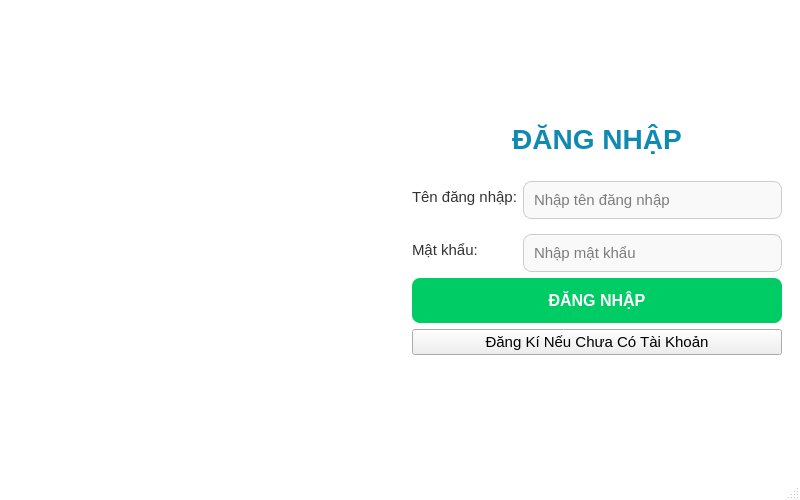
<?xml version="1.0" encoding="UTF-8"?>
<ui version="4.0">
 <class>MainWindow</class>
 <widget class="QMainWindow" name="MainWindow">
  <property name="geometry">
   <rect>
    <x>0</x>
    <y>0</y>
    <width>800</width>
    <height>500</height>
   </rect>
  </property>
  <property name="windowTitle">
   <string>Đăng nhập hệ thống</string>
  </property>
  <property name="styleSheet">
   <string notr="true">/* Global Styles */
QWidget {
	font-family: Segoe UI;
	font-size: 15px;
}

QMainWindow {
	background-color: white;
}

/* Styles for specific widget types */
QLabel {
	color: #333;
}

QLineEdit {
	border: 1px solid #ccc;
	border-radius: 8px;
	padding: 8px;
	background-color: #f9f9f9;
}

QLineEdit:focus {
	border: 1px solid #06d6a0;
}
</string>
  </property>
  <widget class="QWidget" name="centralwidget">
   <layout class="QHBoxLayout" name="horizontalLayout" stretch="1,1">
    <item>
     <widget class="QLabel" name="imageLabel">
      <property name="text">
       <string/>
      </property>
      <property name="pixmap">
       <pixmap/>
      </property>
      <property name="scaledContents">
       <bool>true</bool>
      </property>
      <property name="alignment">
       <set>Qt::AlignCenter</set>
      </property>
     </widget>
    </item>
    <item>
     <widget class="QWidget" name="formContainer" native="true">
      <layout class="QVBoxLayout" name="verticalLayout_2">
       <item>
        <spacer name="verticalSpacer_top">
         <property name="orientation">
          <enum>Qt::Vertical</enum>
         </property>
         <property name="sizeHint" stdset="0">
          <size>
           <width>20</width>
           <height>40</height>
          </size>
         </property>
        </spacer>
       </item>
       <item>
        <widget class="QLabel" name="titleLabel">
         <property name="styleSheet">
          <string notr="true">font-size: 28px; font-weight: bold; color: #118ab2;</string>
         </property>
         <property name="text">
          <string>ĐĂNG NHẬP</string>
         </property>
         <property name="alignment">
          <set>Qt::AlignCenter</set>
         </property>
        </widget>
       </item>
       <item>
        <layout class="QFormLayout" name="formLayout">
         <property name="verticalSpacing">
          <number>15</number>
         </property>
         <property name="topMargin">
          <number>20</number>
         </property>
         <item row="0" column="0">
          <widget class="QLabel" name="usernameLabel">
           <property name="text">
            <string>Tên đăng nhập:</string>
           </property>
          </widget>
         </item>
         <item row="0" column="1">
          <widget class="QLineEdit" name="usernameLineEdit">
           <property name="placeholderText">
            <string>Nhập tên đăng nhập</string>
           </property>
          </widget>
         </item>
         <item row="1" column="0">
          <widget class="QLabel" name="passwordLabel">
           <property name="text">
            <string>Mật khẩu:</string>
           </property>
          </widget>
         </item>
         <item row="1" column="1">
          <widget class="QLineEdit" name="passwordLineEdit">
           <property name="echoMode">
            <enum>QLineEdit::Password</enum>
           </property>
           <property name="placeholderText">
            <string>Nhập mật khẩu</string>
           </property>
          </widget>
         </item>
        </layout>
       </item>
       <item>
        <widget class="QPushButton" name="loginButton">
         <property name="minimumSize">
          <size>
           <width>0</width>
           <height>45</height>
          </size>
         </property>
         <property name="styleSheet">
          <string notr="true">QPushButton {
	background-color: #00cc66; /* Green */
	color: white;
	border-radius: 8px;
	font-weight: bold;
	font-size: 16px;
}

QPushButton:hover {
	background-color: #00b359;
}

QPushButton:pressed {
	background-color: #00994d;
}</string>
         </property>
         <property name="text">
          <string>ĐĂNG NHẬP</string>
         </property>
         <property name="autoDefault">
          <bool>true</bool>
         </property>
         <property name="default">
          <bool>true</bool>
         </property>
        </widget>
       </item>
       <item>
        <widget class="QPushButton" name="pushButton">
         <property name="text">
          <string>Đăng Kí Nếu Chưa Có Tài Khoản</string>
         </property>
        </widget>
       </item>
       <item>
        <spacer name="verticalSpacer_bottom">
         <property name="orientation">
          <enum>Qt::Vertical</enum>
         </property>
         <property name="sizeHint" stdset="0">
          <size>
           <width>20</width>
           <height>40</height>
          </size>
         </property>
        </spacer>
       </item>
      </layout>
     </widget>
    </item>
   </layout>
  </widget>
  <widget class="QStatusBar" name="statusbar"/>
 </widget>
 <resources>
  <include location="resources.qrc"/>
 </resources>
 <connections/>
</ui>
